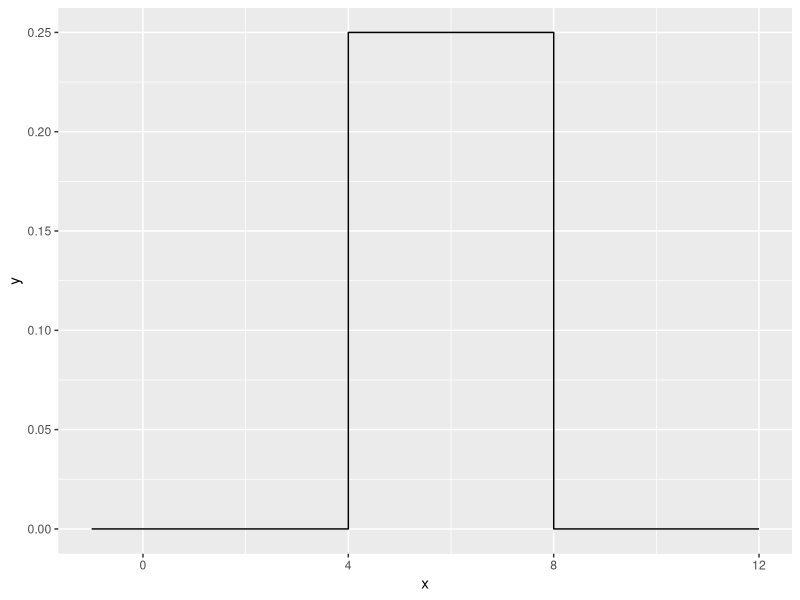
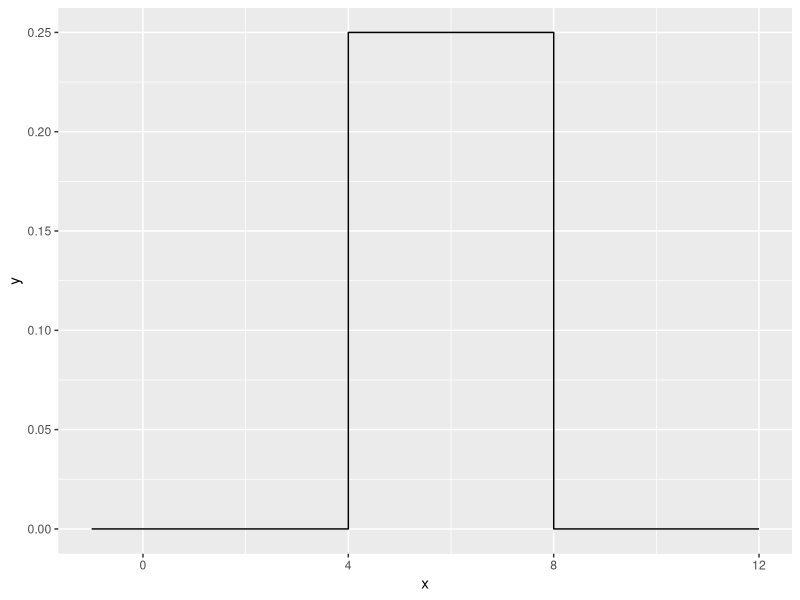
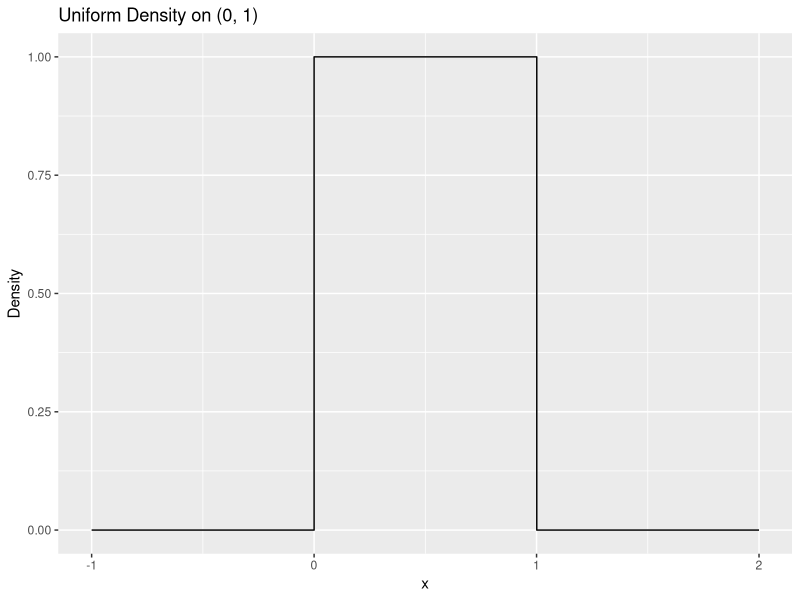
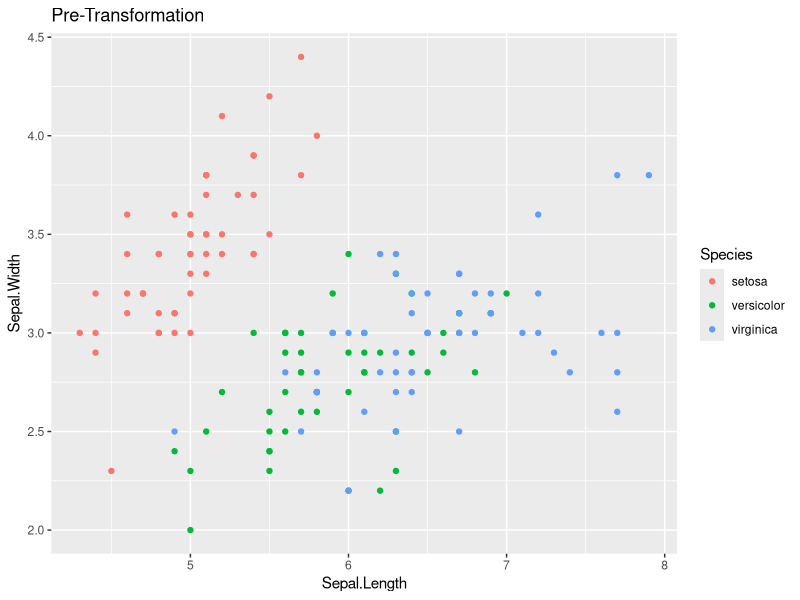
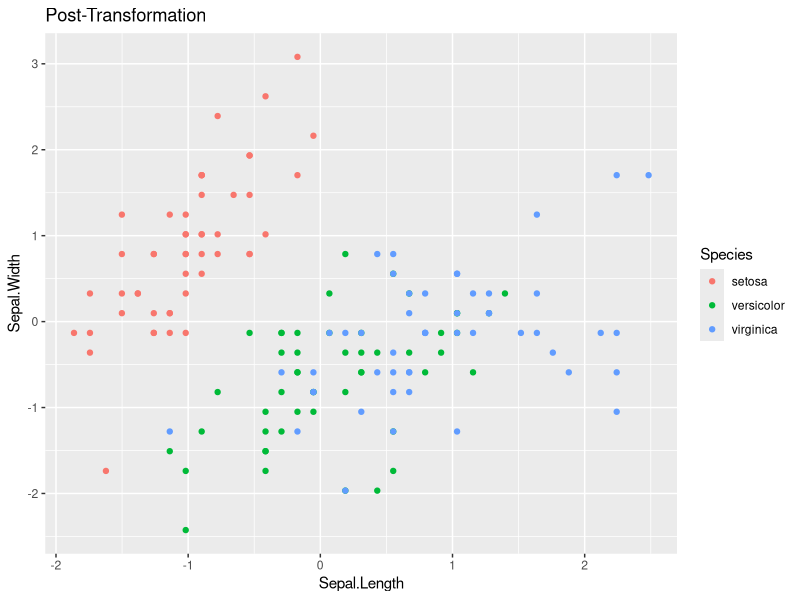

Recreate these plots in R, in order.
## ---- chunk 1
knitr::opts_chunk$set(echo = TRUE)
library(dplyr)
library(ggplot2)
## ---- chunk 2
duniform <- function(x, a, b) { if (x >= a && x <= b) {return(1 / (b-a)) } else { return(0)} }
duniform(2,4,8)
duniform(6,4,8)
duniform(10,4,8)
## ---- chunk 3
duniform <- function(x, a, b) {
  output <- NULL

  for (i in 1:length(x)) {
    if (x[i] >= a && x[i] <= b) {
      output[i] <- 1 / (b - a)
    } else {
      output[i] <- 0
    }
  }

  return(output)
}
## ---- chunk 4
data.frame( x=seq(-1, 12, by=.001) ) %>%
  mutate( y = duniform(x, 4, 8) ) %>%
  ggplot( aes(x=x, y=y) ) +
  geom_step()
## ---- chunk 5
microbenchmark::microbenchmark( duniform( seq(-4,12,by=.0001), 4, 8), times=100)
## ---- chunk 6
duniform <- function(x, a, b) {
  ifelse(x >= a & x <= b, 1 / (b - a), 0)
}
data.frame(x = seq(-1, 12, by = 0.001)) %>%
  mutate(y = duniform(x, 4, 8)) %>%
  ggplot(aes(x = x, y = y)) +
  geom_step()
microbenchmark::microbenchmark(
  duniform(seq(-4, 12, by = 0.0001), 4, 8),
  times = 100
)
## ---- chunk 7
duniform <- function(x, a = 0, b = 1) {
  ifelse(x >= a & x <= b, 1 / (b - a), 0)
}
duniform(0.5)
duniform(-1)
duniform(2)
data.frame(x = seq(-1, 2, by = 0.001)) %>%
  mutate(y = duniform(x)) %>%
  ggplot(aes(x = x, y = y)) +
  geom_step() +
  labs(
    title = "Uniform Density on (0, 1)",
    x = "x",
    y = "Density"
  )
## ---- chunk 8
standardize <- function(x) {
  (x - mean(x)) / sd(x)
}
values <- c(10, 20, 30, 40, 50)

standardize(values)
## ---- chunk 9
library(dplyr)
library(ggplot2)

data("iris")
## ---- chunk 10
ggplot(iris, aes(
  x = Sepal.Length,
  y = Sepal.Width,
  color = Species
)) +
  geom_point() +
  labs(title = "Pre-Transformation")
## ---- chunk 11
iris.z <- iris %>%
  mutate(across(where(is.numeric), standardize))
## ---- chunk 12
ggplot(iris.z, aes(
  x = Sepal.Length,
  y = Sepal.Width,
  color = Species
)) +
  geom_point() +
  labs(title = "Post-Transformation")
## ---- chunk 13
fizzbuzz <- function(n) {
  output <- character(n)

  for (i in 1:n) {
    if (i %% 15 == 0) {
      output[i] <- "Fizz-Buzz"
    } else if (i %% 3 == 0) {
      output[i] <- "Fizz"
    } else if (i %% 5 == 0) {
      output[i] <- "Buzz"
    } else {
      output[i] <- as.character(i)
    }
  }

  return(output)
}
fizzbuzz(15)
